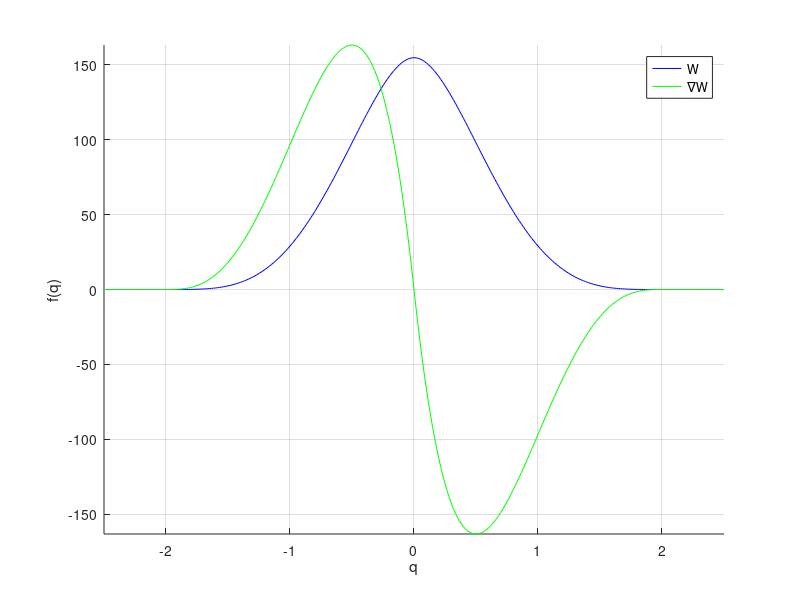

MATLAB code for this plot:
%% check some basic functions
function draft

%% check kernel function

dx = 0.01;
kh = 6;
kshow = 2.5;

h = kh*dx;
r = (-kshow*h:0.001:kshow*h)';
W = zeros(size(r));
grad_W = zeros(size(r));
lapl_W = zeros(size(r));
% W = cal_kn_cubicspline(r, h);
% grad_W = cal_kn_grad_cubicspline(r, h);
% lapl_W = cal_kn_lapl_cubicspline(r, h);
W = cal_kn_WendlandC2(r, h);
grad_W = cal_kn_grad_WendlandC2(r, h);
lapl_W = cal_kn_lapl_WendlandC2(r, h);

figure(1)
cla; hold on; grid on; axis tight;
xlabel("q"); ylabel("f(q)");
plot(r/h, W, 'b')
plot(r/h, grad_W, 'g')
% plot(r/h, lapl_W, 'r')
legend('W', '∇W', '∇2W');

% end of main function
flag_end = 1;

function W = cal_kn_cubicspline(r, h)
qq = abs(r/h);
kd = [4/3/h; 40/7/pi/h^2; 8/pi/h^3];
v = zeros(size(qq));
for i = 1:size(r, 1)
    q = qq(i);
    if q >= 0 && q <= 0.5
        v(i) = 6*(q^3-q^2)+1;
    elseif q > 0.5 && q <= 1
        v(i) = 2*(1-q)^3;
    else
        v(i) = 0;
    end
end
v = kd(2)*v;
W = v;

function grad_W = cal_kn_grad_cubicspline(r, h)
qq = abs(r/h);
kd = [4/3/h; 40/7/pi/h^2; 8/pi/h^3];
v = zeros(size(qq));
for i = 1:size(r, 1)
    q = qq(i);
    if q >= 0 && q <= 0.5
        v(i) = 6*(3*q^2-2*q);
    elseif q > 0.5 && q <= 1
        v(i) = -6*(1-q)^2;
    else
        v(i) = 0;
    end
end
v = kd(2)*v;
% grad_W = v.*sign(r)/h;
grad_W = v.*sign(r);

function lapl_W = cal_kn_lapl_cubicspline(r, h)
qq = abs(r/h);
kd = [4/3/h; 40/7/pi/h^2; 8/pi/h^3];
v = zeros(size(qq));
for i = 1:size(r, 1)
    q = qq(i);
    if q >= 0 && q <= 0.5
        v(i) = 6*(6*q-2);
    elseif q > 0.5 && q <= 1
        v(i) = 12*(1-q);
    else
        v(i) = 0;
    end
end
v = kd(2)*v;
% lapl_W = v/h^2;
lapl_W = v;

function W = cal_kn_WendlandC2(r, h)
qq = abs(r/h);
kd = [5/(8*h); 7/(4*pi*h^2); 21/(2*pi*h^3)];
v = zeros(size(qq));
for i = 1:size(r, 1)
    q = qq(i);
    if q >= 0 && q <= 2
        v(i) = (1-0.5*q)^4*(1+2*q);
    else
        v(i) = 0;
    end
end
v = kd(2)*v;
W = v;

function grad_W = cal_kn_grad_WendlandC2(r, h)
qq = abs(r/h);
kd = [5/(8*h); 7/(4*pi*h^2); 21/(2*pi*h^3)];
v = zeros(size(qq));
for i = 1:size(r, 1)
    q = qq(i);
    if q >= 0 && q <= 2
        v(i) = -5*q*(1-0.5*q)^3;
    else
        v(i) = 0;
    end
end
v = kd(2)*v;
% grad_W = v.*sign(r)/h;
grad_W = v.*sign(r);

function lapl_W = cal_kn_lapl_WendlandC2(r, h)
qq = abs(r/h);
kd = [5/(8*h); 7/(4*pi*h^2); 21/(2*pi*h^3)];
v = zeros(size(qq));
for i = 1:size(r, 1)
    q = qq(i);
    if q >= 0 && q <= 2
        v(i) = -5*(1-2*q)*(1-0.5*q)^2;
    else
        v(i) = 0;
    end
end
v = kd(2)*v;
% lapl_W = v/(h*h);
lapl_W = v;


